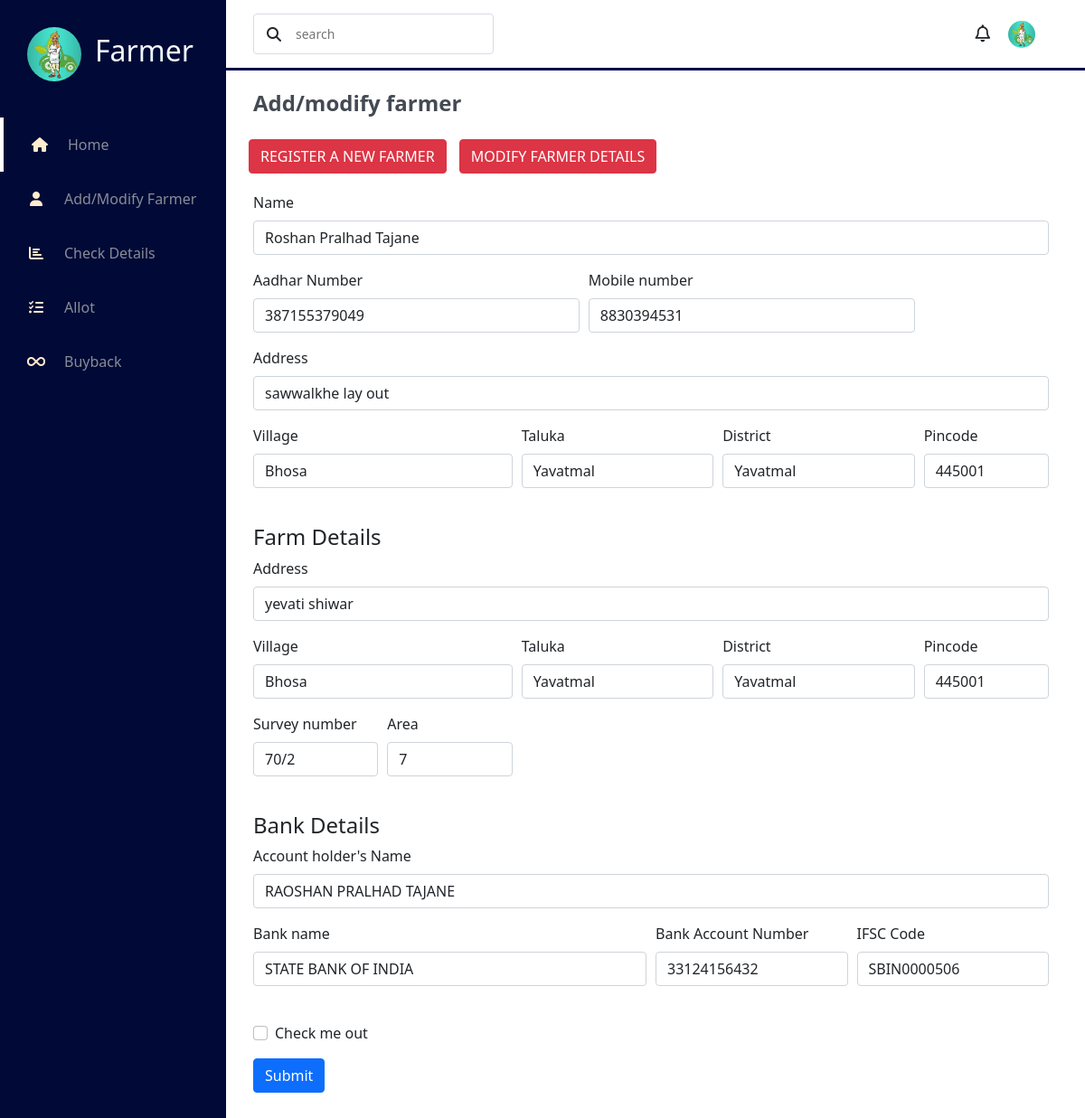
Screenshot of /Project/modify.php?id=387155379049 with the database file from the repository.
### tables this page shows
CREATE TABLE `farmer` (
  `name` varchar(255) NOT NULL,
  `aadhar` varchar(255) NOT NULL,
  `mobileno` varchar(255) NOT NULL,
  `address` varchar(255) NOT NULL,
  `village` varchar(255) NOT NULL,
  `taluka` varchar(255) NOT NULL,
  `district` varchar(255) NOT NULL,
  `pincode` varchar(255) NOT NULL,
  `faddress` varchar(255) NOT NULL,
  `fvillage` varchar(255) NOT NULL,
  `ftaluka` varchar(255) NOT NULL,
  `fdistrict` varchar(255) NOT NULL,
  `fpincode` varchar(255) NOT NULL,
  `surveyno` varchar(255) NOT NULL,
  `area` varchar(255) NOT NULL,
  `holdername` varchar(255) NOT NULL,
  `bankname` varchar(255) NOT NULL,
  `accountno` varchar(255) NOT NULL,
  `ifsc` varchar(255) NOT NULL,
  `paadhar` varchar(255) NOT NULL,
  `plandrecord` varchar(255) NOT NULL,
  `pphoto` varchar(255) NOT NULL,
  `balance` int(15) NOT NULL DEFAULT 0
);

### Project/modify.php (the view, shortened to what this page needs)
<?php
include 'config.php';
if(isset($_GET['id'])){
  $aadhar = $_GET['id'];
}
?>
<!DOCTYPE html>
<html lang="en">
<head>
    <link rel="stylesheet" href="style.css">
    <link rel="stylesheet" href="https://cdnjs.cloudflare.com/ajax/libs/font-awesome/5.15.4/css/all.min.css" />
    <link rel="stylesheet" href="https://stackpath.bootstrapcdn.com/bootstrap/4.5.2/css/bootstrap.min.css">
    <link href="https://cdn.jsdelivr.net/npm/bootstrap@5.0.2/dist/css/bootstrap.min.css" rel="stylesheet"
>
</head>
<body>
    <div id="menu">
        <div class="logo">
            <img src="profile-pic.png" alt="" class="">
            <h2>Farmer</h2>
        </div>
        <div class="items">
        <li><i class="fas fa-home"></i><a href="home.php">Home</a></li>
            <li><i class="fas fa-user"></i><a href="farmer.php">Add/Modify Farmer</a></li>
            <li><i class="fas fa-chart-bar"></i><a href="details.php">Check Details</a></li>
            <li><i class="fas fa-tasks"></i><a href="allot.php">Allot</a></li>
            <li><i class="fas fa-infinity"></i><a href="buyback.php">Buyback</a></li>
        </div>
</div>
    <div id="interface">
        <div class="navigation" style="z-index:5;">
            <div class="n1">
                <div class="search">
                    <i class="fas fa-search"></i>
                    <input type="text" placeholder="search">
                </div>
            </div>
            <div class="profile">
                <i class="fas fa-bell"></i>
                <img src="profile-pic.png" alt="">
            </div>
        </div>
        <h3 class="i-name">Add/modify farmer</h3>
        <div class="fbuttons">
        <a href="farmeradd.php"><button class="btn btn-danger">REGISTER A NEW FARMER</button></a>
        <a href="modify.php"><button style="margin-left: 10px" class="btn btn-danger" >MODIFY FARMER DETAILS</button></a>
        </div>
        <?php
        $sql = "SELECT * FROM `farmer` WHERE aadhar='$aadhar'";
        $query = mysqli_query($conn,$sql);
        while($result = mysqli_fetch_array($query)) {
        ?>
<div class="container"style="margin: 10px 0 300px 0px; z-index:2; padding: 10px 40px 0px 30px;">
  <form action="update.php" method="post" enctype="multipart/form-data">
    <div class="form-group">
      <label for="name">Name</label>
      <input type="text" class="form-control" name="name" id="name" value="<?php echo $result['name']; ?>"  required>
    </div>
  <div class="form-row">
    <div class="form-group col-md-5">
      <label for="aadhar">Aadhar Number</label>
      <input type="number" class="form-control" name="aadhar" id="aadhar" value="<?php echo $result['aadhar']; ?>" required>
    </div>
    <div class="form-group col-md-5">
      <label for="mobileno">Mobile number</label>
      <input type="number" class="form-control" name="mobileno" id="mobileno" value="<?php echo $result['mobileno']; ?>" required >
    </div>
  </div>
  <div class="form-row">
  <div class="form-group col-md-12">
    <label for="address">Address</label>
    <input type="text" class="form-control" name="address" id="address" value="<?php echo $result['address']; ?>">
  </div>
    <div class="form-group col-md-4">
      <label for="village">Village</label>
      <input type="text" class="form-control" name="village" id="village" value="<?php echo $result['village']; ?>" required>
    </div>
    <div class="form-group col-md-3">
      <label for="taluka">Taluka</label>
      <input type="text" class="form-control" name="taluka" id="taluka" value="<?php echo $result['taluka']; ?>" required>
    </div>
    <div class="form-group col-md-3">
      <label for="district">District</label>
      <select id="inputDistricts" class="form-control" name="district" id="district" required>
    <option value="Yavatmal"<?php if ($result['district']=='Yavatmal') { echo "selected";} ?>>Yavatmal</option>
      </select>
    </div>
    <div class="form-group col-md-2">
      <label for="pincode">Pincode</label>
      <input type="number" class="form-control" name="pincode" id="pincode" value="<?php echo $result['pincode']; ?>" required>
    </div>
  </div>
  <br>
   <h4> Farm Details </h4>
   <div class="form-group">
    <label for="faddress">Address</label>
    <input type="text" class="form-control" name="faddress" id="faddress" value="<?php echo $result['faddress']; ?>">
   </div>
  <div class="form-row">
    <div class="form-group col-md-4">
      <label for="fvillage">Village</label>
      <input type="text" class="form-control"name="fvillage" id="fvillage" value="<?php echo $result['village']; ?>"required>
    </div>
    <div class="form-group col-md-3">
      <label for="ftaluka">Taluka</label>
      <input type="text" class="form-control" name="ftaluka" id="ftaluka" value="<?php echo $result['ftaluka']; ?>" required>
    </div>
    <div class="form-group col-md-3">
      <label for="fdistrict">District</label>
      <select id="inputDistricts" class="form-control" name="district" id="district" required>
<option value="Yavatmal"<?php if ($result['district']=='Yavatmal') { echo "selected";} ?>>Yavatmal</option>
      </select>
    </div>
    <div class="form-group col-md-2">
      <label for="fpincode">Pincode</label>
      <input type="number" class="form-control" name="fpincode" id="fpincode" value="<?php echo $result['fpincode']; ?>" required>
    </div>
    <div class="form-group col-md-2">
      <label for="surveyno">Survey number</label>
      <input type="text" class="form-control" name="surveyno" id="surveyno" value="<?php echo $result['surveyno']; ?>"required>
    </div>
    <div class="form-group col-md-2">
      <label for="area">Area</label>
      <input type="number" class="form-control" name="area" id="area" value="<?php echo $result['area']; ?>" placeholder="In acers" required>
    </div>
  </div>
 <br>
  <h4>Bank Details</h4>
  <div class="form-group">
      <label for="holdername">Account holder's Name</label>
      <input type="text" class="form-control" name="holdername" id="holdername" value="<?php echo $result['holdername']; ?>" required>
    </div>
  <div class="form-row">
    <div class="form-group col-md-6">
      <label for="bankname">Bank name</label>
      <input type="text" class="form-control" name="bankname" id="bankname" value="<?php echo $result['bankname']; ?>" required>
    </div>
    <div class="form-group col-md-3">
      <label for="accountno">Bank Account Number</label>
      <input type="number" class="form-control" name="accountno" id="accountno" value="<?php echo $result['accountno']; ?>" required>
    </div>
    <div class="form-group col-md-3">
      <label for="ifsc">IFSC Code</label>
      <input type="text" class="form-control" name="ifsc" id="ifsc" value="<?php echo $result['ifsc']; ?>" required>
    </div>
  </div>
   <br>
    <div class="form-group">
      <div class="form-check">
       <input class="form-check-input" type="checkbox" id="gridCheck">
       <label class="form-check-label" for="gridCheck">
         Check me out
       </label>
      </div>
    </div>
    <button type="submit" class="btn btn-primary" value="submit">Submit</button>
   </form>
  </div>
  <?php } ?>
</div>
</body>
</html>

### Project/style.css (style rules this page uses)
body { width: 100%; position: relative; background-color: white; display: flex; margin: 0; padding: 0; }
#menu { background-color: rgb(1, 9, 54); width: 250px; height: 100%; position: fixed; top: 0; left: 0; }
#menu .logo { display: flex; align-items: center; color: aliceblue; padding: 30px 0 0 30px; justify-content: flex-start; }
#menu .logo img { width: 60px; margin-right: 15px; border-radius: 50%; }
#menu .items { margin-top: 40px; }
#menu .items li { list-style-type: none; padding: 15px 0; transition: 0.3s ease; }
#menu .items li:nth-child(1) { border-left: 4px solid white; }
#menu .items li i { color: blanchedalmond; width: 30px; height: 30px; line-height: 30px; text-align: center; font-size: 16px; margin: 0 16px 0 25px; }
#menu .items li a { text-decoration: none; color: rgb(134, 141, 151); font-weight: 300px; transition: 0.3s ease; }
#interface { width: calc(100% - 250px); margin-left: 250px; position: relative; }
#interface .navigation { display: flex; align-items: center; justify-content: space-between; background: #fff; padding: 15px 30px; border-bottom: 3px solid rgb(6, 6, 74); position: fixed; width: calc(100% - 250px); }
#interface .navigation .search { display: flex; justify-content: flex-start; align-items: center; padding: 10px 14px; border: 1px solid #d7dbe6; border-radius: 4px; }
#interface .navigation .search input { border: none; outline: none; font-size: 14px; }
#interface .navigation .search i { margin-right: 14px; }
#interface .navigation .profile { display: flex; justify-content: flex-start; align-items: center; margin-right: 25px; }
#interface .navigation .profile i { margin-right: 20px; font-size: 19px; font-weight: 400; }
#interface .navigation .profile img { width: 30px; height: 30px; object-fit: cover; border-radius: 50%; }
.i-name { color: #444a53; padding: 30px 30px 0 30px; font-size: 24px; font-weight: 700; margin-top: 70px; }
#interface .fbuttons { margin-left: 25px; margin-top: 25px; }

### rows the page displays
farmer: name "Roshan Pralhad Tajane", aadhar "387155379049", mobileno "8830394531", address "sawwalkhe lay out", village "Bhosa", taluka "Yavatmal", district "Yavatmal", pincode "445001", faddress "yevati shiwar", fvillage "Bhosa", ftaluka "Yavatmal", fpincode "445001", surveyno "70/2", area "7", holdername "RAOSHAN PRALHAD TAJANE", bankname "STATE BANK OF INDIA", accountno "33124156432", ifsc "SBIN0000506"
